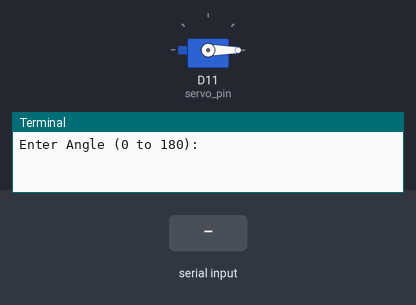
Simulated run of this program. Board: Arduino board driven over Firmata from a computer. Parts: servo, the last lines printed to the terminal. Inputs (shaded band) come from the test bench.

Above: at 6.2 s.
6.3 s: "90" typed at the terminal, then Enter
At 7.3 s:
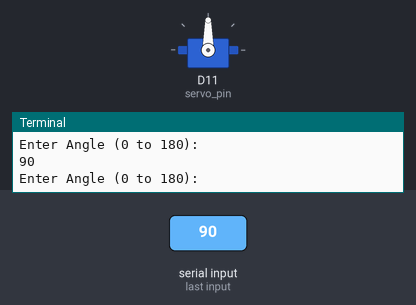
7.8 s: "200" typed at the terminal, then Enter
At 8.5 s:
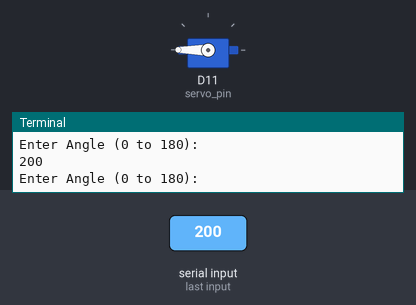
9.3 s: "0" typed at the terminal, then Enter
At 9.6 s:
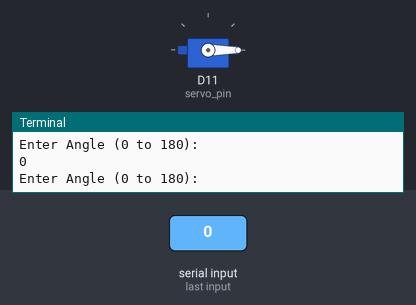
Timing chart, 0 to 12.3 s (numbered marks = the images above; inputs shaded):
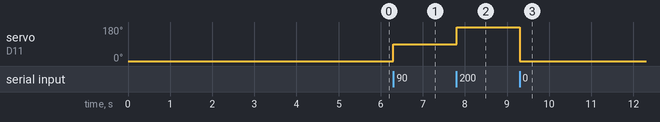

Measured:
- after the input at 6.3 s, servo on D11 (servo_pin): 0° → 90° at once
- after the input at 7.8 s, servo on D11 (servo_pin): 90° → 180° at once
- after the input at 9.3 s, servo on D11 (servo_pin): 180° → 0° at once

The program:

ch_18_ardu_servo.py
```python
import pyfirmata

board = pyfirmata.Arduino('/dev/ttyACM0')
servo_pin = board.get_pin('d:11:s')

while True:
    angle_s = input("Enter Angle (0 to 180):")
    angle = int(angle_s)
    servo_pin.write(angle)
```
